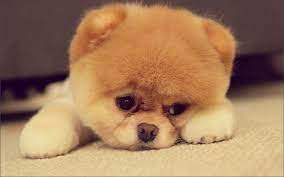
#> input picture OPENCV_TUTORIAL/dog.png, 284 x 177 px, found by its file name
$ python CHAPTER_5.py
#> lines starting #> are read from the running program, lines starting #| are printed output that depends on the picture
#warp perspective : 이미지중 일부를 잘라서, 매트릭스에 따라 적용하여 보여준다.
import cv2
import numpy as np
img = cv2.imread("/Users/kyungyunlee/Desktop/PYTHON/OPENCV_TUTORIAL/dog.png")
#> img is the input picture: shape (177, 284, 3); mean B, G, R 92.7, 125.5, 163.5

width, height = 100, 120
pts1 = np.float32([[111, 119], [100, 188], [154, 184], [152, 140]])#그림의 가로세로 꼭지점 좌표.
pts2 = np.float32([[0, 0], [width, 0], [0, height], [width, height]])

matrix = cv2.getPerspectiveTransform(pts1, pts2)
img_output = cv2.warpPerspective(img, matrix, (width, height))
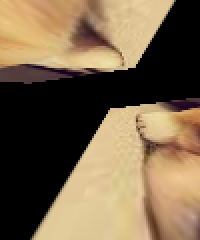
#> img_output: shape (120, 100, 3) (shown 2 times larger); mean B, G, R 74.6, 100.9, 120.6

cv2.imshow("Image", img)
cv2.imshow("output", img_output)
cv2.waitKey(0)
